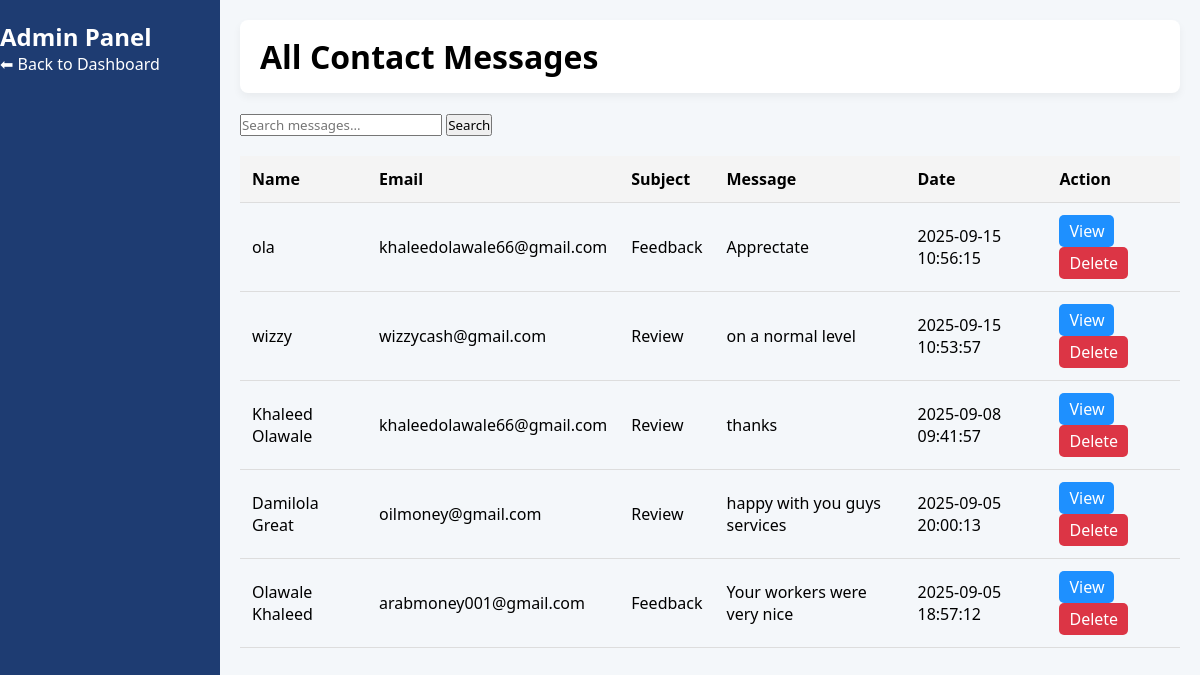
The page /includes/all_messages.php (signed in) on the database its author committed.
### tables this page shows
CREATE TABLE `contact_messages` (
  `id` int(11) NOT NULL,
  `name` varchar(100) NOT NULL,
  `email` varchar(150) NOT NULL,
  `subject` varchar(200) NOT NULL,
  `message` text NOT NULL,
  `created_at` timestamp NOT NULL DEFAULT current_timestamp()
);

### includes/all_messages.php (the view, shortened to what this page needs)
<?php
include '../includes/db.php';
$limit = 10;
$page = isset($_GET['page']) ? (int)$_GET['page'] : 1;
$offset = ($page - 1) * $limit;
$search = isset($_GET['search']) ? $conn->real_escape_string($_GET['search']) : "";
$where = "";
$result = $conn->query("SELECT * FROM contact_messages $where ORDER BY created_at DESC LIMIT $limit OFFSET $offset");
?>
<!DOCTYPE html>
<html lang="en">
<head>
    <link rel="stylesheet" href="../assets/css/dashboard.css">
</head>
<body>
    <div class="dashboard-container">
        <aside class="sidebar">
            <h2>Admin Panel</h2>
            <ul>
                <li><a class="link" href="../dashboard/admin.php">⬅ Back to Dashboard</a></li>
            </ul>
        </aside>
        <main class="main-content">
            <header class="topbar">
                <h1>All Contact Messages</h1>
            </header>
            <form method="GET" class="search-bar">
                <input type="text" name="search" value="<?php echo htmlspecialchars($search); ?>" placeholder="Search messages...">
                <button type="submit">Search</button>
            </form>
            <section class="content">
                <table class="messages-table">
                    <thead>
                        <tr>
                            <th>Name</th>
                            <th>Email</th>
                            <th>Subject</th>
                            <th>Message</th>
                            <th>Date</th>
                            <th>Action</th>
                        </tr>
                    </thead>
                    <tbody>
                        <?php
                        if ($result->num_rows > 0) {
                            while ($row = $result->fetch_assoc()) {
                                echo "<tr>
                                        <td>{$row['name']}</td>
                                        <td>{$row['email']}</td>
                                        <td>{$row['subject']}</td>
                                        <td>{$row['message']}</td>
                                        <td>{$row['created_at']}</td>
                                        <td>
                                            <a href='view_message.php?id={$row['id']}' class='btn-view'>View</a>
                                            <a href='delete_message.php?id={$row['id']}' class='btn-delete'
                                                  onclick=\"return confirm('Are you sure you want to delete this message?');\">Delete</a>
                                        </td>
                                      </tr>";
                            }
                        } else {
                            echo "<tr><td colspan='6'>No messages found.</td></tr>";
                        }
                        ?>
                    </tbody>
                </table>
                </div>
</body>
</html>

### assets/css/dashboard.css (style rules this page uses)
* { margin: 0; padding: 0; box-sizing: border-box; font-family: "Segoe UI", Tahoma, Geneva, Verdana, sans-serif; }
body { display: flex; background: #f4f7fa; }
.sidebar { width: 220px; background: #1e3c72; color: #fff; min-height: 100vh; padding: 20px 0; position: fixed; }
.main-content { margin-left: 220px; padding: 20px; width: calc(100% - 220px); }
.topbar { background: #fff; padding: 15px 20px; border-radius: 8px; display: flex; justify-content: space-between; align-items: center; margin-bottom: 20px; box-shadow: 0 4px 8px rgba(0, 0, 0, 0.05); }
table { width: 100%; border-collapse: collapse; }
table th, table td { padding: 12px; text-align: left; border-bottom: 1px solid #ddd; }
table th { background: #f4f4f4; }
.link { text-decoration: none; color: inherit; }
.search-bar { margin-bottom: 20px; }
.btn-view { padding: 5px 10px; color: #fff; background-color: #1e90ff; text-decoration: none; border-radius: 5px; margin-right: 5px; display: inline-block; transition: background 0.3s; }
.btn-delete { padding: 5px 10px; color: #fff; background-color: #dc3545; text-decoration: none; border-radius: 5px; display: inline-block; transition: background 0.3s; }

### rows shown on the page
contact_messages: name "ola", email "khaleedolawale66@gmail.com", subject "Feedback", message "Apprectate", created_at "2025-09-15 10:56:15"
contact_messages: name "wizzy", email "wizzycash@gmail.com", subject "Review", message "on a normal level", created_at "2025-09-15 10:53:57"
contact_messages: name "Khaleed Olawale", email "khaleedolawale66@gmail.com", subject "Review", message "thanks", created_at "2025-09-08 09:41:57"
contact_messages: name "Damilola Great", email "oilmoney@gmail.com", subject "Review", message "happy with you guys services", created_at "2025-09-05 20:00:13"
contact_messages: name "Olawale Khaleed", email "arabmoney001@gmail.com", subject "Feedback", message "Your workers were very nice", created_at "2025-09-05 18:57:12"
